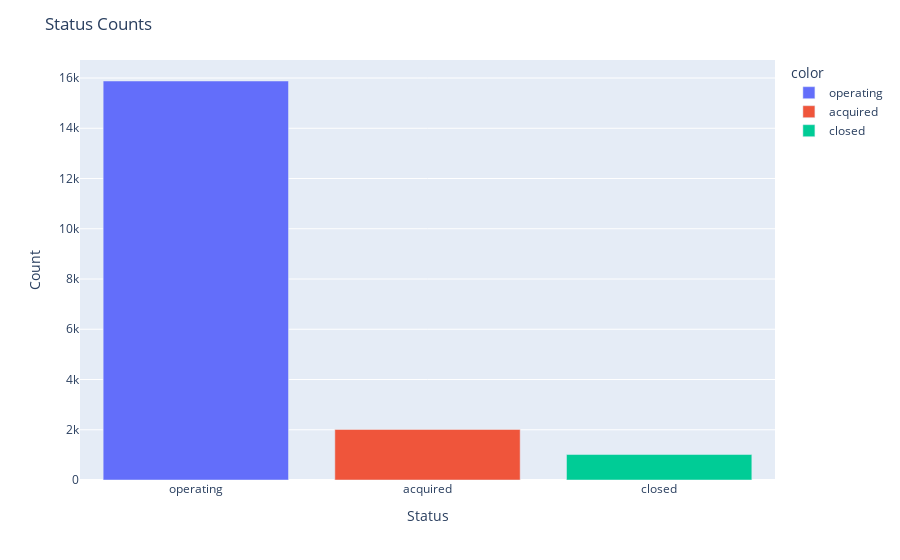

The notebook cell this image was saved under:
### Markdown cell above
### 1. How does the distribution of startup statuses vary across different categories, such as operating, acquired, and closed?

### Code cell
#Importing libraries for visualization.
import plotly.express as px

# Count the occurrences of each status
status_counts = data['status'].value_counts()

# Create a bar plot using Plotly with different colors
fig = px.bar(x=status_counts.index, y=status_counts.values, color=status_counts.index)

# Set the plot title and axis labels
fig.update_layout(title="Status Counts", xaxis_title="Status", yaxis_title="Count")

# Display the plot
fig.show()

### Figure 1 — Plotly figure (JSON) as saved in the notebook; plotly's stock layout.template omitted (floating-point values rounded to 4 significant figures)
{"data": [{"alignmentgroup": "True", "hovertemplate": "color=operating<br>x=%{x}<br>y=%{y}<extra></extra>", "legendgroup": "operating", "marker": {"color": "#636efa", "pattern": {"shape": ""}}, "name": "operating", "offsetgroup": "operating", "orientation": "v", "showlegend": true, "textposition": "auto", "type": "bar", "x": ["operating"], "xaxis": "x", "y": [15882], "yaxis": "y"}, {"alignmentgroup": "True", "hovertemplate": "color=acquired<br>x=%{x}<br>y=%{y}<extra></extra>", "legendgroup": "acquired", "marker": {"color": "#EF553B", "pattern": {"shape": ""}}, "name": "acquired", "offsetgroup": "acquired", "orientation": "v", "showlegend": true, "textposition": "auto", "type": "bar", "x": ["acquired"], "xaxis": "x", "y": [2013], "yaxis": "y"}, {"alignmentgroup": "True", "hovertemplate": "color=closed<br>x=%{x}<br>y=%{y}<extra></extra>", "legendgroup": "closed", "marker": {"color": "#00cc96", "pattern": {"shape": ""}}, "name": "closed", "offsetgroup": "closed", "orientation": "v", "showlegend": true, "textposition": "auto", "type": "bar", "x": ["closed"], "xaxis": "x", "y": [1014], "yaxis": "y"}], "layout": {"barmode": "relative", "legend": {"title": {"text": "color"}, "tracegroupgap": 0}, "margin": {"t": 60}, "title": {"text": "Status Counts"}, "xaxis": {"anchor": "y", "domain": [0, 1], "title": {"text": "Status"}}, "yaxis": {"anchor": "x", "domain": [0, 1], "title": {"text": "Count"}}}}
